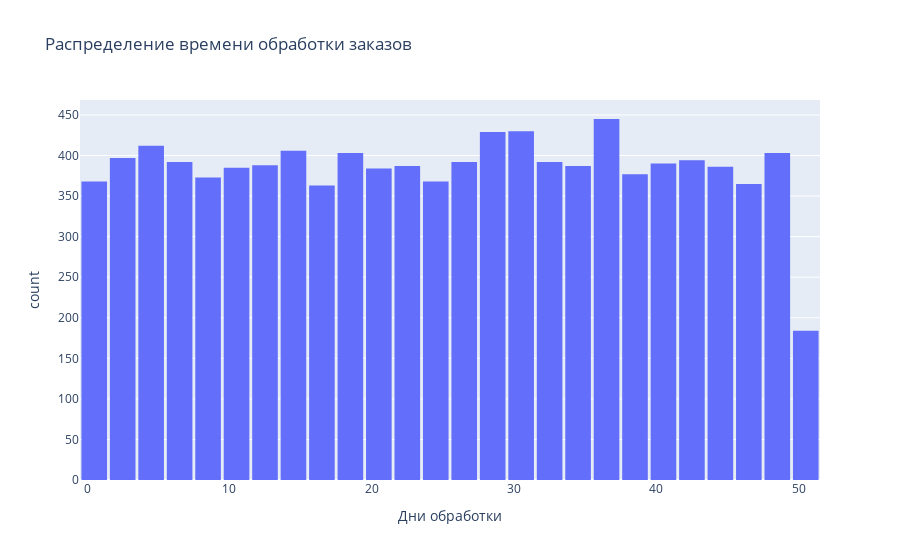
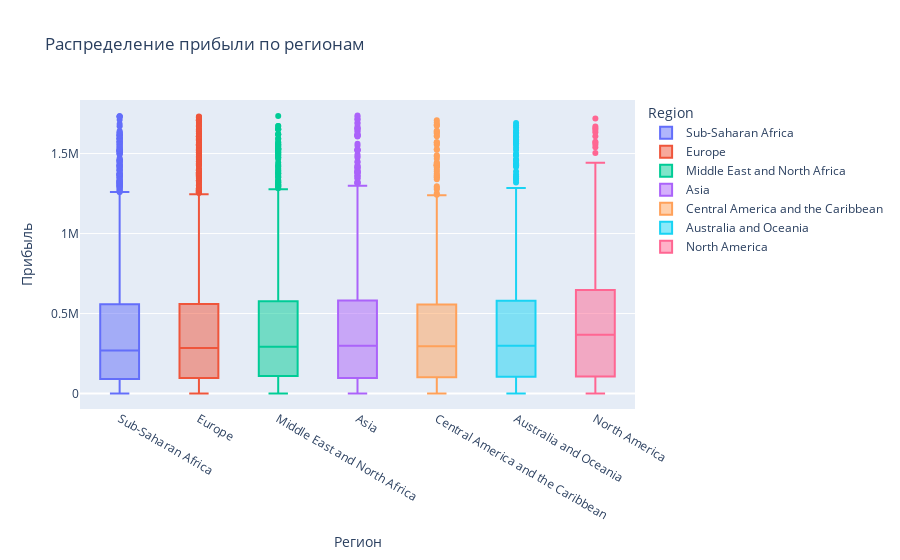

Write notebook code for charts like these, in order.
### Code cell
import plotly.express as px
import plotly.graph_objects as go
from plotly.subplots import make_subplots
df['Processing Time'] = (df['Ship Date'] - df['Order Date']).dt.days
# 1. Распределение времени обработки заказов
fig1 = px.histogram(df, x='Processing Time', nbins=30, 
                   title='Распределение времени обработки заказов',
                   labels={'Processing Time': 'Дни обработки'},
                   color_discrete_sequence=['#636EFA'])
fig1.update_layout(bargap=0.1)
fig1.show()

# 2. Анализ прибыли по регионам
fig2 = px.box(df, x='Region', y='Total Profit', 
             title='Распределение прибыли по регионам',
             color='Region')
fig2.update_layout(xaxis_title='Регион', yaxis_title='Прибыль')
fig2.show()

### Figure 1 — Plotly figure (JSON) as saved in the notebook; plotly's stock layout.template omitted (floating-point values rounded to 4 significant figures; data arrays with more than 128 entries replaced by an {"elided": "..."} marker saying what was removed)
{"data": [{"bingroup": "x", "hovertemplate": "Дни обработки=%{x}<br>count=%{y}<extra></extra>", "legendgroup": "", "marker": {"color": "#636EFA", "pattern": {"shape": ""}}, "name": "", "nbinsx": 30, "orientation": "v", "showlegend": false, "type": "histogram", "x": {"elided": "10000 int values"}, "xaxis": "x", "yaxis": "y"}], "layout": {"bargap": 0.1, "barmode": "relative", "legend": {"tracegroupgap": 0}, "title": {"text": "Распределение времени обработки заказов"}, "xaxis": {"anchor": "y", "domain": [0, 1], "title": {"text": "Дни обработки"}}, "yaxis": {"anchor": "x", "domain": [0, 1], "title": {"text": "count"}}}}

### Figure 2 — Plotly figure (JSON) as saved in the notebook; plotly's stock layout.template omitted (floating-point values rounded to 4 significant figures; data arrays with more than 128 entries replaced by an {"elided": "..."} marker saying what was removed)
{"data": [{"alignmentgroup": "True", "hovertemplate": "Region=%{x}<br>Total Profit=%{y}<extra></extra>", "legendgroup": "Sub-Saharan Africa", "marker": {"color": "#636efa"}, "name": "Sub-Saharan Africa", "notched": false, "offsetgroup": "Sub-Saharan Africa", "orientation": "v", "showlegend": true, "type": "box", "x": {"elided": "2603 str values"}, "x0": " ", "xaxis": "x", "y": {"elided": "2603 float values"}, "y0": " ", "yaxis": "y"}, {"alignmentgroup": "True", "hovertemplate": "Region=%{x}<br>Total Profit=%{y}<extra></extra>", "legendgroup": "Europe", "marker": {"color": "#EF553B"}, "name": "Europe", "notched": false, "offsetgroup": "Europe", "orientation": "v", "showlegend": true, "type": "box", "x": {"elided": "2633 str values"}, "x0": " ", "xaxis": "x", "y": {"elided": "2633 float values"}, "y0": " ", "yaxis": "y"}, {"alignmentgroup": "True", "hovertemplate": "Region=%{x}<br>Total Profit=%{y}<extra></extra>", "legendgroup": "Middle East and North Africa", "marker": {"color": "#00cc96"}, "name": "Middle East and North Africa", "notched": false, "offsetgroup": "Middle East and North Africa", "orientation": "v", "showlegend": true, "type": "box", "x": {"elided": "1264 str values"}, "x0": " ", "xaxis": "x", "y": {"elided": "1264 float values"}, "y0": " ", "yaxis": "y"}, {"alignmentgroup": "True", "hovertemplate": "Region=%{x}<br>Total Profit=%{y}<extra></extra>", "legendgroup": "Asia", "marker": {"color": "#ab63fa"}, "name": "Asia", "notched": false, "offsetgroup": "Asia", "orientation": "v", "showlegend": true, "type": "box", "x": {"elided": "1469 str values"}, "x0": " ", "xaxis": "x", "y": {"elided": "1469 float values"}, "y0": " ", "yaxis": "y"}, {"alignmentgroup": "True", "hovertemplate": "Region=%{x}<br>Total Profit=%{y}<extra></extra>", "legendgroup": "Central America and the Caribbean", "marker": {"color": "#FFA15A"}, "name": "Central America and the Caribbean", "notched": false, "offsetgroup": "Central America and the Caribbean", "orientation": "v", "showlegend": true, "type": "box", "x": {"elided": "1019 str values"}, "x0": " ", "xaxis": "x", "y": {"elided": "1019 float values"}, "y0": " ", "yaxis": "y"}, {"alignmentgroup": "True", "hovertemplate": "Region=%{x}<br>Total Profit=%{y}<extra></extra>", "legendgroup": "Australia and Oceania", "marker": {"color": "#19d3f3"}, "name": "Australia and Oceania", "notched": false, "offsetgroup": "Australia and Oceania", "orientation": "v", "showlegend": true, "type": "box", "x": {"elided": "797 str values"}, "x0": " ", "xaxis": "x", "y": {"elided": "797 float values"}, "y0": " ", "yaxis": "y"}, {"alignmentgroup": "True", "hovertemplate": "Region=%{x}<br>Total Profit=%{y}<extra></extra>", "legendgroup": "North America", "marker": {"color": "#FF6692"}, "name": "North America", "notched": false, "offsetgroup": "North America", "orientation": "v", "showlegend": true, "type": "box", "x": {"elided": "215 str values"}, "x0": " ", "xaxis": "x", "y": {"elided": "215 float values"}, "y0": " ", "yaxis": "y"}], "layout": {"boxmode": "overlay", "legend": {"title": {"text": "Region"}, "tracegroupgap": 0}, "title": {"text": "Распределение прибыли по регионам"}, "xaxis": {"anchor": "y", "categoryarray": ["Sub-Saharan Africa", "Europe", "Middle East and North Africa", "Asia", "Central America and the Caribbean", "Australia and Oceania", "North America"], "categoryorder": "array", "domain": [0, 1], "title": {"text": "Регион"}}, "yaxis": {"anchor": "x", "domain": [0, 1], "title": {"text": "Прибыль"}}}}
